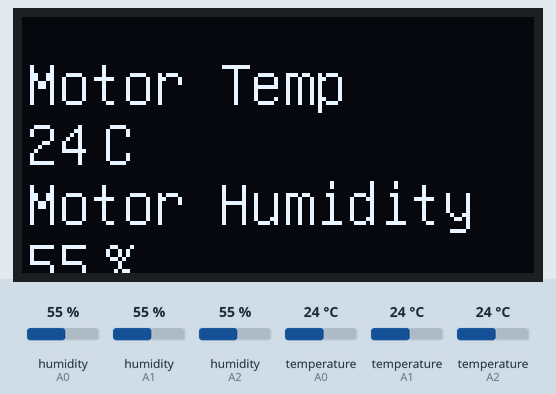
Recording of a sketch running on a simulated Arduino Uno, built with avr-gcc and run on an emulated ATmega328P. On the bench: 128×64 one-colour display. The test bench sets the inputs (shaded band); at power-on: humidity (sensors on A0, A1, A2) 55 %, temperature (sensors on A0, A1, A2) 24 °C. What the sketch prints to the serial monitor is not drawn.

Above: at 1.2 s.
1.3 s: humidity (sensor on A0) set to 22 %
At 2.7 s:
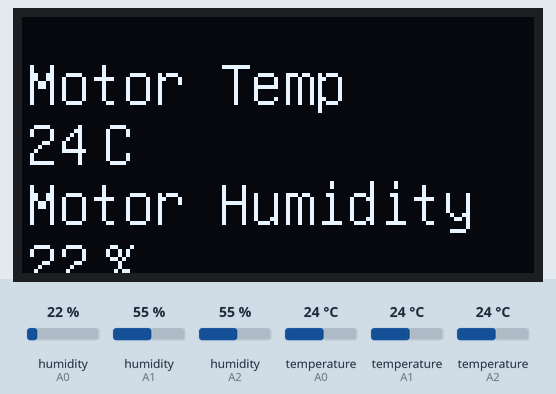
5.0 s: humidity (sensor on A1) set to 22 %
At 6.1 s:
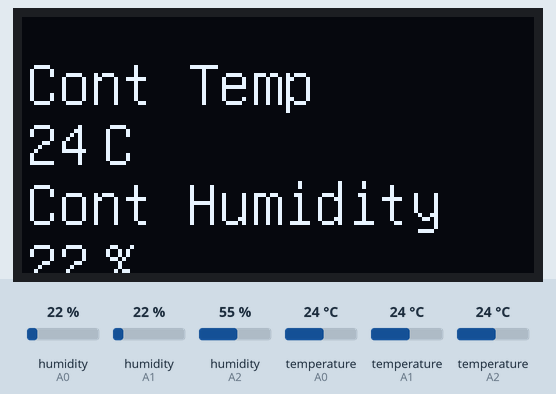
8.7 s: humidity (sensor on A2) set to 22 %
At 10.7 s:
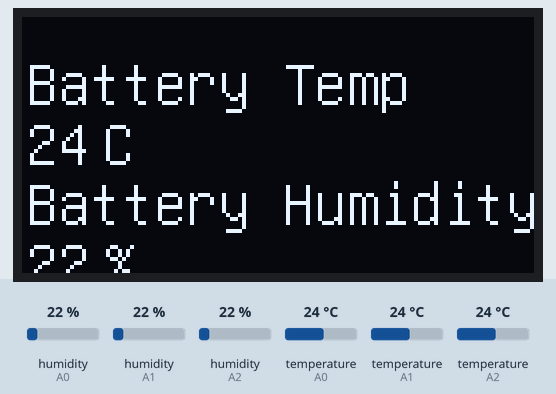
15.1 s: temperature (sensor on A0) set to 12 °C
At 18.2 s:
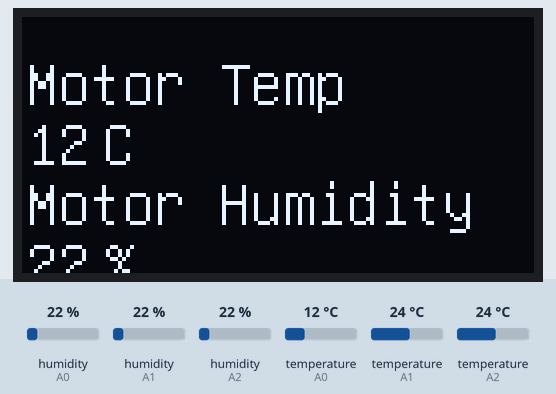
18.5 s: temperature (sensor on A1) set to 12 °C
At 21.8 s:
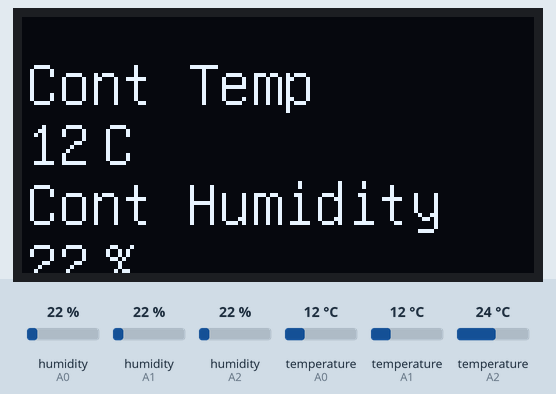
22.1 s: temperature (sensor on A2) set to 12 °C
At 25.1 s:
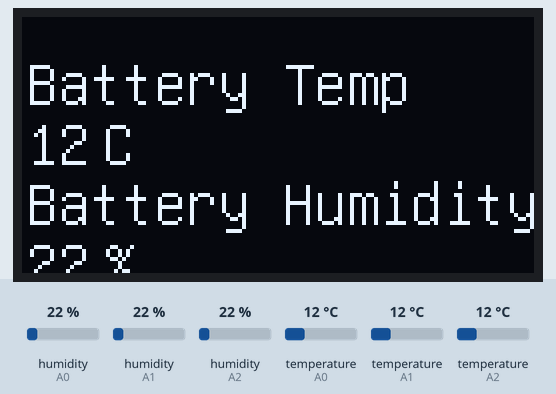
Timing chart, 0 to 26.6 s (numbered marks = the images above; inputs shaded):
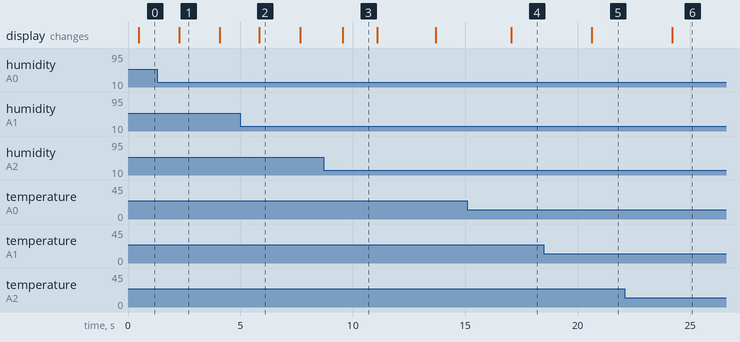

Measured:
- after the input at 1.3 s, the display: changes after 0.99 s (image 1)
- after the input at 5.0 s, the display: changes after 0.84 s (image 2)
- after the input at 15.1 s, the display: changes after 1.9 s (image 4)
- after the input at 18.5 s, the display: changes after 2.1 s (image 5)
- after the input at 22.1 s, the display: changes after 2.1 s (image 6)
- what the display in image 1 shows lasts 1.8 s, from 2.3 s to 4.1 s
- what the display in image 3 shows lasts 1.5 s, from 9.6 s to 11.1 s

The sketch:

Temp_All_Sensor.ino
```cpp
/*For OLED connection
   GND = GND
   VCC = +5V or +3.3V
   SCL = A5 (for Arduino Uno), 21 (For Arduino Mega), A5 (For Arduino Nano), 21 (For Arduino Leonardo)
   SDA = A4 (for Arduino Uno), 20 (For Arduino Mega), A4 (For Arduino Nano), 20 (For Arduino Leonardo)
*/

/*For 3 numbers of DHT11 Temperature Sensor
   VCC of all sensor connected with 5V
   GND of all sensor connected with GND
   A0 for motor temperature sensor DATA
   A1 for Controller temperature sensor DATA
   A2 for Battery temperature sensor DATA

   This Programm is made by Uttam Basu
*/


//include display file of the 1.3' OLED Display (128X64)
#include "U8glib.h"
U8GLIB_SSD1306_128X64 u8g(U8G_I2C_OPT_NONE | U8G_I2C_OPT_DEV_0);

//include dht sensor and define each pin
#include<dht.h>

//define input pin for all sensor
#define dhtpin_motor  A0
#define dhtpin_controller  A1
#define dhtpin_battery  A2

//define each temperature sensor name
dht dhtmot;
dht dhtcont;
dht dhtbat;

//Declare initial value for all temperature sensor
int mot_temp = 0;
int mot_hmdt = 0;
int cont_temp = 0;
int cont_hmdt = 0;
int bat_temp = 0;
int bat_hmdt = 0;

void u8g_prepare(void)
{
  u8g.setFont(u8g_font_6x10);
  u8g.setFontRefHeightExtendedText();
  u8g.setDefaultForegroundColor();
  u8g.setFontPosTop();
}

void intro(uint8_t a)
{
  u8g.setFont(u8g_font_unifont);
  u8g.drawStr(2, 19, "Welcome");
  u8g.drawStr(2, 38, "to");
  u8g.drawStr(2, 57, "Terra Motors :)");
}

void MotorTemp(uint8_t a)
{
  u8g.setFont(u8g_font_unifont);
  u8g.drawStr(1, 10, "Motor Temp");  //1 from left side and 10 from above position.
  u8g.setPrintPos(1, 25); //1 from left side and 25 from above position.
  u8g.print(mot_temp, 1);
  u8g.drawStr(20, 25, "C");  //20 from the left side and 25 from above position.

  u8g.drawStr(1, 40, "Motor Humidity");
  u8g.setPrintPos(1, 55); //1 from the left side and 55 from above position.
  u8g.print(mot_hmdt, 1);
  u8g.drawStr(20, 55, "%");  //20 from the left side and 55 from above position.
}

void ControllerTemp(uint8_t a)
{
  u8g.setFont(u8g_font_unifont);
  u8g.drawStr(1, 10, "Cont Temp");  //1 from left side and 10 from above position.
  u8g.setPrintPos(1, 25); //1 from left side and 25 from above position.
  u8g.print(cont_temp, 1);
  u8g.drawStr(20, 25, "C");  //20 from the left side and 25 from above position.

  u8g.drawStr(1, 40, "Cont Humidity");
  u8g.setPrintPos(1, 55); //1 from the left side and 55 from above position.
  u8g.print(cont_hmdt, 1);
  u8g.drawStr(20, 55, "%");  //20 from the left side and 55 from above position.
}

void BatteryTemp(uint8_t a)
{
  u8g.setFont(u8g_font_unifont);
  u8g.drawStr(1, 10, "Battery Temp");  //1 from left side and 10 from above position.
  u8g.setPrintPos(1, 25); //1 from left side and 25 from above position.
  u8g.print(bat_temp, 1);
  u8g.drawStr(20, 25, "C");  //20 from the left side and 25 from above position.

  u8g.drawStr(1, 40, "Battery Humidity");
  u8g.setPrintPos(1, 55); //1 from the left side and 55 from above position.
  u8g.print(bat_hmdt, 1);
  u8g.drawStr(20, 55, "%");  //20 from the left side and 55 from above position.
}

uint8_t draw_state = 4;

void draw(void)
{
  u8g_prepare();
  switch (draw_state >> 2) //Total number of case we want to print, out total case is 4
  {
    case 0: intro(draw_state & 7); break;
    case 1: MotorTemp(draw_state & 7); break;
    case 2: ControllerTemp(draw_state & 7); break;
    case 3: BatteryTemp(draw_state & 7); break;
  }
}

void setup(void)
{
  Serial.begin(9600);

  //Declare Columns Name of the Result
  Serial.println("LABEL,Date,Time,Motor Temperature,Controller Temperature,Battery Temperature, Motor Humidity, Controller Humidity, Battery Humidity");
}

void loop(void)
{
  //for Motor temperature read
  dhtmot.read11(dhtpin_motor);
  mot_temp = dhtmot.temperature;
  mot_hmdt = dhtmot.humidity;

  //for Controller temperature read
  dhtcont.read11(dhtpin_controller);
  cont_temp = dhtcont.temperature;
  cont_hmdt = dhtcont.humidity;

  //for Battery temperature read
  dhtbat.read11(dhtpin_battery);
  bat_temp = dhtbat.temperature;
  bat_hmdt = dhtbat.humidity;

  // picture loop (It is compulsory)
  u8g.firstPage();
  do
  {
    draw();
  }
  while (u8g.nextPage());

  //increase the state
  draw_state++;
  if ( draw_state >= 5 * 4)  //here put the value of number of case and multiple with case+1
    draw_state = 0;
  delay(500);
  Serial.println( (String) "DATA,DATE,TIME" + "," + mot_temp + "," + cont_temp + "," + bat_temp + "," + mot_hmdt+ "," + cont_hmdt+ "," + bat_hmdt);
}
```
